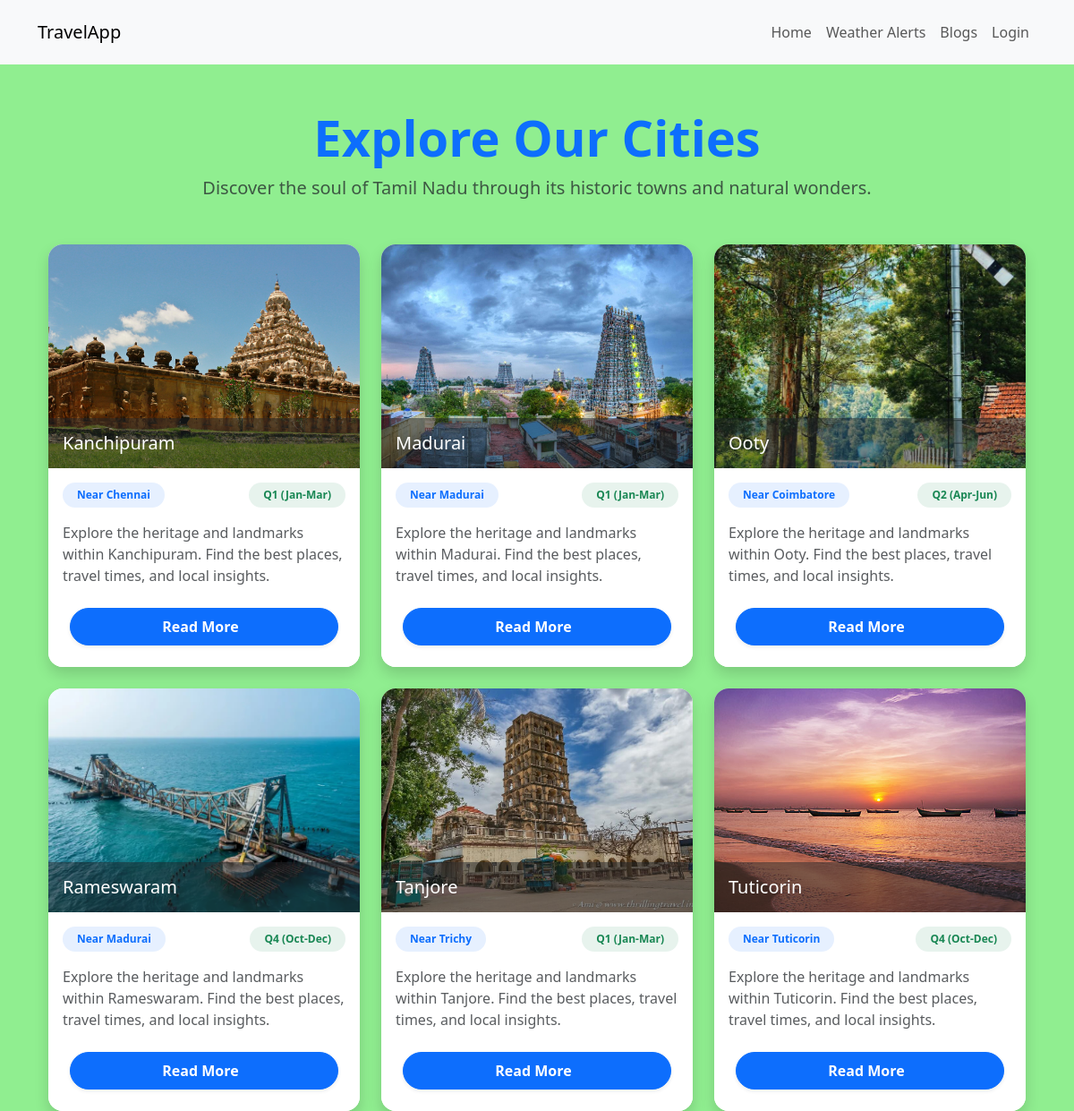
The app's page /blogs/ with its own data.
### blogs/views.py (the view)
# urls.py: path('', blog_list, name='blog_list'),
def blog_list(request):
    conn = get_db_connection()
    cursor = conn.cursor()
    cursor.execute('''
        SELECT city, nearest_city, best_season, MIN(id) as first_id
        FROM blogs
        GROUP BY city
    ''')
    cities_raw = cursor.fetchall()
    conn.close()
    cities = []
    for row in cities_raw:
        city_data = dict(row)
        city_data['image_url'] = f"{settings.MEDIA_URL}{CITY_IMAGES.get(row['city'], 'packages/default.jpg')}"
        cities.append(city_data)
    return render(request, 'blogs/city_list.html', {'cities': cities})

### blogs/views.py (called while the page is built)
def get_db_connection():
    conn = sqlite3.connect(DB_PATH)
    conn.row_factory = sqlite3.Row
    return conn

### blogs/templates/blogs/city_list.html (shortened to what this page needs)
{% extends 'base.html' %}
{% block content %}
<div class="container mt-5">
    <div class="text-center mb-5">
        <h1 class="display-4 fw-bold text-primary">Explore Our Cities</h1>
        <p class="lead text-muted">Discover the soul of Tamil Nadu through its historic towns and natural wonders.</p>
    </div>
    <div class="row row-cols-1 row-cols-md-3 g-4">
        {% for city in cities %}
        <div class="col">
            <div class="card h-100 shadow border-0 overflow-hidden rounded-4">
                <div class="position-relative">
                    <img src="{{ city.image_url }}" class="card-img-top" style="height: 250px; object-fit: cover;"
                        alt="{{ city.city }}">
                    <div class="position-absolute bottom-0 start-0 p-3 bg-dark bg-opacity-50 w-100 text-white">
                        <h3 class="h5 mb-0">{{ city.city }}</h3>
                    </div>
                </div>
                <div class="card-body">
                    <div class="d-flex justify-content-between mb-3">
                        <span class="badge bg-soft-primary text-primary px-3 py-2 rounded-pill">
                             Near {{ city.nearest_city }}
                        </span>
                        <span class="badge bg-soft-success text-success px-3 py-2 rounded-pill">
                             {{ city.best_season }}
                        </span>
                    </div>
                    <p class="card-text text-muted">Explore the heritage and landmarks within {{ city.city }}. Find the
                        best places, travel times, and local insights.</p>
                </div>
                <div class="card-footer bg-white border-0 pb-4 px-4">
                    <a href="{% url 'city_detail' city.city %}"
                        class="btn btn-primary w-100 rounded-pill fw-bold py-2 shadow-sm">
                        Read More
                    </a>
                </div>
            </div>
        </div>
        {% empty %}
        <div class="col-12 text-center py-5">
            <div class="alert alert-info">No cities found. Stay tuned for updates!</div>
        </div>
        {% endfor %}
    </div>
</div>
{% endblock %}

### templates/base.html (shortened to what this page needs)
{% load static %}
<!DOCTYPE html>
<html lang="en">
<head>
    <link href="https://cdn.jsdelivr.net/npm/bootstrap@5.3.0/dist/css/bootstrap.min.css" rel="stylesheet">
</head>
<body>
    <nav class="navbar navbar-expand-lg navbar-light bg-light p-3">
        <div class="container">
            <a class="navbar-brand" href="{% url 'home' %}">TravelApp</a>
            <div class="navbar-nav">
                <a class="nav-link" href="{% url 'home' %}">Home</a>
                <a class="nav-link" href="{% url 'weather_dashboard' %}">Weather Alerts</a>
                <a class="nav-link" href="{% url 'blog_list' %}">Blogs</a>
                {% if user.is_authenticated %}
                <a class="nav-link" href="{% url 'my_bookings' %}">My Bookings</a>
                <a class="nav-link" href="{% url 'logout' %}">Logout</a>
                {% else %}
                <a class="nav-link" href="{% url 'login' %}">Login</a>
                {% endif %}
            </div>
        </div>
    </nav>
    <main class="container mt-4">
        {% block content %}{% endblock %}
    </main>
</body>
</html>

### templates/base.html (style rules this page uses)
body { background-color: #90ee90; }

### blogs/templates/blogs/city_list.html (style rules this page uses)
.rounded-4 { border-radius: 1rem !important; }
.bg-soft-primary { background-color: rgba(13, 110, 253, 0.1); }
.bg-soft-success { background-color: rgba(25, 135, 84, 0.1); }
.card { transition: transform 0.3s ease, box-shadow 0.3s ease; }
.card-img-top { transition: transform 0.5s ease; }

### records on screen
blogs: shows a picture, city "Tuticorin", nearest_city "Tuticorin", best_season "Q4 (Oct-Dec)"

### other values on screen
{{ city.city }} "Kanchipuram" "Madurai" "Ooty" "Rameswaram" "Tanjore"
{{ city.nearest_city }} "Chennai" "Madurai" "Coimbatore" "Madurai" "Trichy"
{{ city.best_season }} "Q1 (Jan-Mar)" "Q1 (Jan-Mar)" "Q2 (Apr-Jun)" "Q4 (Oct-Dec)" "Q1 (Jan-Mar)"
